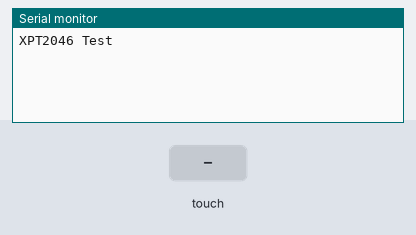
The sketch below on a simulated Arduino Uno, built with avr-gcc and run on an emulated ATmega328P. On the bench: the last lines printed to the serial monitor. The test bench sets the inputs (shaded band).

Above: at 1.2 s.
1.3 s: touch panel pressed at 13 % / 10 % of its raw x / y range
At 2.2 s:
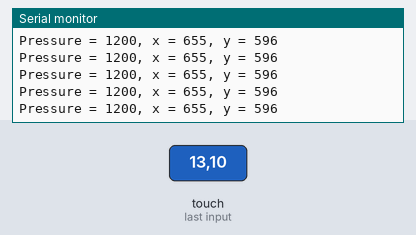
2.8 s: touch panel pressed at 38 % / 10 % of its raw x / y range
At 3.4 s:
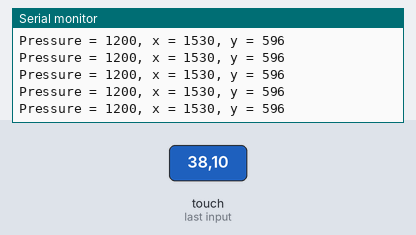

The sketch:

display_XPT2046_touchscreen.ino
```cpp
/*
 * library sources:
 * XPT2046_Touchscreen.h - https://github.com/PaulStoffregen/XPT2046_Touchscreen
 */


#include <XPT2046_Touchscreen.h>
#include <SPI.h>


/*
 * wemos d1 r1 setup
 *
 * the touchscreen is attached to 2.8" tft displays
 * VCC and all logic levels are 3.3V
 *
 * 5 microcontroller lines needed
 */
#define T_IRQ     5
#define T_DO     12
#define T_DIN    13
#define T_CS      4
#define T_CLK    14


XPT2046_Touchscreen ts(T_CS, T_IRQ);

void setup() {
  Serial.begin(115200);
  Serial.println("\n\n\XPT2046 Test");

  ts.begin();
  ts.setRotation(1);
  while (!Serial && (millis() <= 1000));
}


void loop() {
  // tirqTouched() is much faster than touched().  For projects where other SPI chips
  // or other time sensitive tasks are added to loop(), using tirqTouched() can greatly
  // reduce the delay added to loop() when the screen has not been touched.
  if (ts.tirqTouched()) {
    if (ts.touched()) {
      TS_Point p = ts.getPoint();
      Serial.print("Pressure = ");
      Serial.print(p.z);
      Serial.print(", x = ");
      Serial.print(p.x);
      Serial.print(", y = ");
      Serial.print(p.y);
      delay(30);
      Serial.println();
    }
  }
}
```

Measured:
- after the input at 1.3 s, the serial monitor: prints a new line at once (image 1)
- after the input at 2.8 s, the serial monitor: prints a new line at once (image 2)
